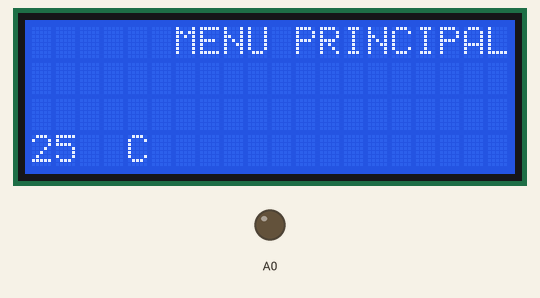
This sketch was run on a simulated Arduino Uno, built with avr-gcc and run on an emulated ATmega328P. Shown: 20×4 character LCD, output pins drawn as LEDs (lit = HIGH). The local clock reads 2024-03-15 10:24:30 at power-on unless the sketch sets it; what the sketch prints to the serial monitor is not drawn.

Above: at 0.1 s.
At 5.25 s:
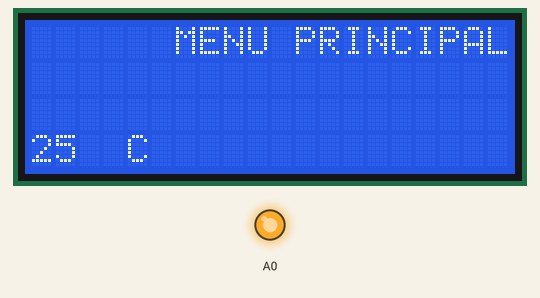
Timing chart, 0 to 126.8 s (numbered marks = the images above):
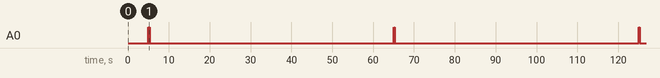

The sketch:

_1IntRTC.ino
```cpp
  #include <LiquidCrystal.h>      // lcd
  #include <SoftwareSerial.h>     //  esp8266
  #include <avr/sleep.h>          //  sleep
  #include <AccelStepper.h>       //  stepper
  #include <Wire.h>               //  wire
  #include <DS3231.h>             //  ds3231
  #include <DS3232RTC.h>          //  ds3231
  #include <Time.h>               //  time
  #include <TimerThree.h>         //  timer1
  #include <TimerOne.h>

LiquidCrystal lcd(7, 8, 9, 10, 11, 12);

volatile boolean b = false;
volatile boolean c = false;
volatile boolean flag = false;
volatile int contadorTimer1 = 0;
volatile int contador=0;

 String p[9];
  String m2[9];
  String m3[9];

DS3231 clock;
RTCDateTime dt;

  void setup(void) {

    initLCD();
    Serial.begin(9600);
    setSyncProvider(RTC.get);
    pinMode(A0, OUTPUT);
    pinMode(18, INPUT_PULLUP);

    RTC.squareWave(SQWAVE_NONE);
    clock.setDateTime(2015,7,15, 14, 15, 55);  // año mes dia hora minuto segundo
    RTC.setAlarm(ALM1_MATCH_SECONDS, 0, 0, 0, 0);//      segundos, minutos, hora, dia
    RTC.alarm(ALARM_1);
    RTC.alarmInterrupt(ALARM_1, true);
  }

  void loop() {

    dt = clock.getDateTime();
    if (RTC.alarm(ALARM_1)) c = true;

   if (c){
           contador++;
           zumbador();
      Serial.print("contador: "); Serial.println(contador);
      Serial.println(clock.dateFormat("d-m-Y H:i:s  ", dt));
      c = false;
    }


  }


 void initLCD(){
    lcd.begin(20, 4);
    lcd.setCursor(6,2);
    lcd.print(p[0]);
   settearGenerico();

  }


void zumbador(){
    analogWrite(A0, 255);
    delay(100);
    analogWrite(A0, 0);
    delay(100);
    analogWrite(A0, 255);
    delay(100);
    analogWrite(A0, 0);
    delay(100);
  }


//Estructura LCD---------------------------------------------------------------------------
  void settearLineas(){
    int i = 0;
    for (i=0; i<4; i++){
      lcd.setCursor(5,i);
      lcd.write(byte(3));
    }
  }

  void settearFlechas(){
    lcd.setCursor(6,2);
    lcd.write(byte(5));
    lcd.setCursor(19,2);
    lcd.write(byte(4));
  }

  void settearTemperatura(){
    lcd.setCursor(0,3);
    lcd.print("25");
    lcd.setCursor(3,3);
    lcd.write(byte(2));
    lcd.setCursor(4,3);
    lcd.write("C");
  }

  void settearMenuPrincipal(){
    lcd.setCursor(6,0);
    lcd.print("MENU PRINCIPAL");
  }

  void settearGenerico(){
    settearLineas();
    settearFlechas();
    settearTemperatura();
    settearMenuPrincipal();
  }

  void preguntaSiNo(){
    lcd.setCursor(6,3);
    lcd.print("SI");
    lcd.setCursor(18,3);
    lcd.print("NO");
  }

  void settearFlechasReloj(){
    lcd.setCursor(0,0);
    lcd.write(byte(8));
    lcd.setCursor(1,0);
    lcd.write(byte(9));
    lcd.setCursor(15,0);
    lcd.write(byte(6));
    lcd.setCursor(15,1);
    lcd.write(byte(7));
  }

  void borrarAccion(int f1, int f2, int c1, int c2){
    int i, d;
    for (i=f1; i<f2; i++){
        for (d=c1; d<c2; d++){
          lcd.setCursor(d,i);
          lcd.write(" ");
        }
    }
  }


//Estructura LCD---------------------------------------------------------------------------
```

Measured:
- by itself, A0: repeats every 60.0 s: LOW 0.10 s, HIGH 0.10 s, LOW 59.7 s, HIGH 0.10 s
